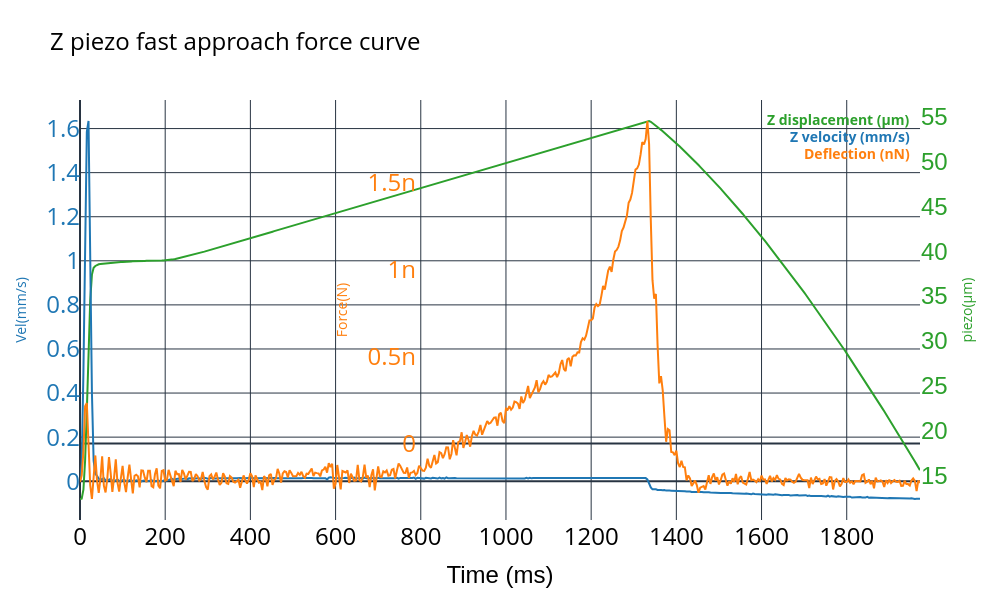

Notebook cell for this chart:
### Code cell
import plotly.graph_objects as go
import plotly.io as pio

pio.templates.default = 'plotly_dark'  # or try 'ggplot2', 'seaborn', etc.
print(pio.templates)


colors = ['#1f77b4', '#2ca02c', '#ff7f0e']

color2_z_velocity = colors[0]
color1_piezo_displacement = colors[1] 
def_color = colors[2]

# color2_z_velocity = 'blue'
# color1_piezo_displacement = 'red'
# def_color = 'green'



font = 'Helvetica'
xfontSize = 24
yfontSize = 24

fig = go.Figure()

# Plot Piezo vs time
fig.add_trace(go.Scatter(
    x=time_s[::100],
    y=piezo_um[::100],
    mode='lines',
    name='Z piezo(µm)',
    yaxis='y1',  # Link to the first y-axis
    line=dict(color=color1_piezo_displacement, width=2)  # Change color and width of the line
))


# Plot piezo derive  vs time
fig.add_trace(go.Scatter(
    x=time_s[::100],
    y=deriv_piezo_smooth[::100]*1e-3,
    mode='lines',
    name='Z vel(mm/s)',
    yaxis='y2',  # Link to the second y-axis
    line=dict(color=color2_z_velocity, width=2)  # Change color and width of the line
))

# Plot piezo vs time
fig.add_trace(go.Scatter(
    x=time_s[::100],
    y=deflection_zero_uN[::100],
    mode='lines',
    name='Force (µN)',
    yaxis='y3',  # Link to the second y-axis
    line=dict(color=def_color, width=2)  # Change color and width of the line
))

fig.update_layout(
    title='Z piezo fast approach force curve',
    title_font=dict(size=24, color='black'), 
    showlegend=False,   # Set title font properties
    # xaxis=dict(
    #     title='Time (ms)',
    #     showgrid=True,  # Remove x-axis grid
    #     color = 'black'
    # ),

    xaxis=dict(
        title=dict(
            text='Time (ms)',
            font=dict(size=xfontSize, family=font)  # Set x-axis title font properties
        ),
        showgrid=True,  # Remove x-axis grid
        color='black',  # Set x-axis text color to black
        tickfont=dict(size=24)  # Set x-axis tick font size
        ),
    # legend=dict(
    #     x=0.5,         # horizontal position (0 = far left, 1 = far right)
    #     y=1.1,         # vertical position (0 = bottom, 1 = top)
    #     xanchor="center",  # anchor relative to x (options: "left", "center", "right")
    #     yanchor="bottom",  # anchor relative to y (options: "top", "middle", "bottom")
    #     orientation="h",   # "h" for horizontal, "v" for vertical
    #     bgcolor="rgba(255,255,255,0.5)",  # optional: semi-transparent white background
    #     bordercolor="black",
    #     borderwidth=1
    # ),
    yaxis=dict(
        title='piezo(µm)',
        tickformat='1.f',
        side='right',
        showgrid=False,  # Remove y-axis grid
        color=color1_piezo_displacement,  # Change color 
        # change font size 
        tickfont= dict(size=24, family = font)  # Set y-axis tick font size
        
    ),
    yaxis2=dict(
        title='Vel(mm/s)',
        overlaying='y',
        side='left',
        showgrid=True,  # Remove secondary y-axis grid
        color=color2_z_velocity, # Change color and width of the line
        position= 0.0,
        tickfont= dict(size=24)  # Set y-axis tick font size

    ),
    yaxis3=dict(
        title='Force(N)',
        overlaying='y',
        side='left',
        showgrid=False,  # Remove secondary y-axis grid
        color=def_color, # Change color and width of the line
        position= 0.4,
        tickfont= dict(size=24)  # Set y-axis tick font size

    ),
    legend=dict(
        x=0.99, y=0.99,
        font= dict(color='black', size=24),  # Set legend font color to black
        # hide legend
        
        
        
        ),
    width=1000,
    height=600,
    # paper_bgcolor='black',  # Black background
    # plot_bgcolor='black'    # Black plot area
    paper_bgcolor='rgba(0,0,0,0)',  # Transparent background
    plot_bgcolor='rgba(0,0,0,0)'    # Transparent plot area
)
alignment = 'right'
x_legend = 0.99
fig.add_annotation(
    xref='paper', yref='paper',
    x=x_legend, y=0.98,
    showarrow=False,
    text="<b><span style='color:#2ca02c''>Z displacement (µm)</span></b>",
    font=dict(size=14),
    align=alignment,
)

fig.add_annotation(
    xref='paper', yref='paper',
    x=x_legend, y=0.94,
    showarrow=False,
    text="<b><span style='color:#1f77b4'>Z velocity (mm/s)</span></b>",
    font=dict(size=14),
    align=alignment,
)

fig.add_annotation(
    xref='paper', yref='paper',
    x=x_legend, y=0.90,
    showarrow=False,
    text="<b><span style='color:#ff7f0e'>Deflection (nN)</span></b>",
    font=dict(size=14),
    align=alignment,
)

fig.show()

### Figure 1 — Plotly figure (JSON) as saved in the notebook; plotly's stock layout.template omitted (floating-point values rounded to 4 significant figures; data arrays with more than 128 entries replaced by an {"elided": "..."} marker saying what was removed)
{"data": [{"line": {"color": "#2ca02c", "width": 2}, "mode": "lines", "name": "Z piezo(µm)", "type": "scatter", "x": {"elided": "494 float values"}, "y": {"elided": "494 float values"}, "yaxis": "y"}, {"line": {"color": "#1f77b4", "width": 2}, "mode": "lines", "name": "Z vel(mm/s)", "type": "scatter", "x": {"elided": "494 float values"}, "y": {"elided": "494 float values"}, "yaxis": "y2"}, {"line": {"color": "#ff7f0e", "width": 2}, "mode": "lines", "name": "Force (µN)", "type": "scatter", "x": {"elided": "494 float values"}, "y": {"elided": "494 float values"}, "yaxis": "y3"}], "layout": {"annotations": [{"align": "right", "font": {"size": 14}, "showarrow": false, "text": "<b><span style='color:#2ca02c''>Z displacement (µm)</span></b>", "x": 0.99, "xref": "paper", "y": 0.98, "yref": "paper"}, {"align": "right", "font": {"size": 14}, "showarrow": false, "text": "<b><span style='color:#1f77b4'>Z velocity (mm/s)</span></b>", "x": 0.99, "xref": "paper", "y": 0.94, "yref": "paper"}, {"align": "right", "font": {"size": 14}, "showarrow": false, "text": "<b><span style='color:#ff7f0e'>Deflection (nN)</span></b>", "x": 0.99, "xref": "paper", "y": 0.9, "yref": "paper"}], "height": 600, "legend": {"font": {"color": "black", "size": 24}, "x": 0.99, "y": 0.99}, "paper_bgcolor": "rgba(0,0,0,0)", "plot_bgcolor": "rgba(0,0,0,0)", "showlegend": false, "title": {"font": {"color": "black", "size": 24}, "text": "Z piezo fast approach force curve"}, "width": 1000, "xaxis": {"color": "black", "showgrid": true, "tickfont": {"size": 24}, "title": {"font": {"family": "Helvetica", "size": 24}, "text": "Time (ms)"}}, "yaxis": {"color": "#2ca02c", "showgrid": false, "side": "right", "tickfont": {"family": "Helvetica", "size": 24}, "tickformat": "1.f", "title": {"text": "piezo(µm)"}}, "yaxis2": {"color": "#1f77b4", "overlaying": "y", "position": 0, "showgrid": true, "side": "left", "tickfont": {"size": 24}, "title": {"text": "Vel(mm/s)"}}, "yaxis3": {"color": "#ff7f0e", "overlaying": "y", "position": 0.4, "showgrid": false, "side": "left", "tickfont": {"size": 24}, "title": {"text": "Force(N)"}}}}
